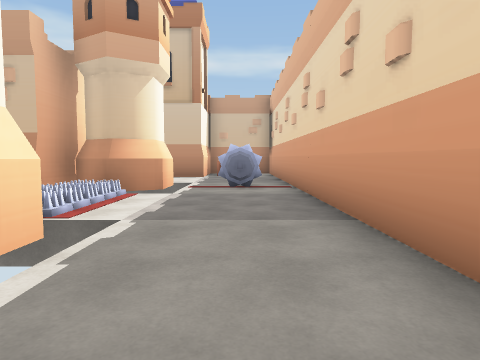
View 1 (above)

24 first-person views from a walk through a Unity game level. The camera is 1.3 m above the floor, tilts 4° down and sees 75° across. The floor is counted in squares, 2 m on a side. Each view is taken from the middle of a square. On the plan, view 1 faces up. The plan holds only what a view shows up to about 10 squares ahead; the rest is blank. The player character is not drawn.

View 2
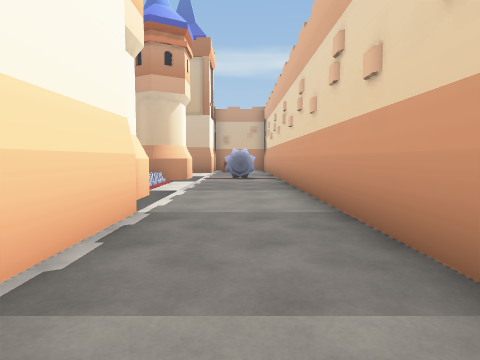

View 3
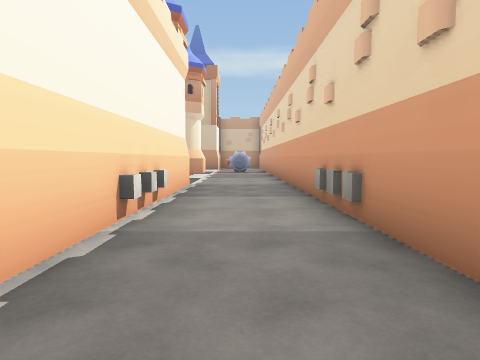

View 4
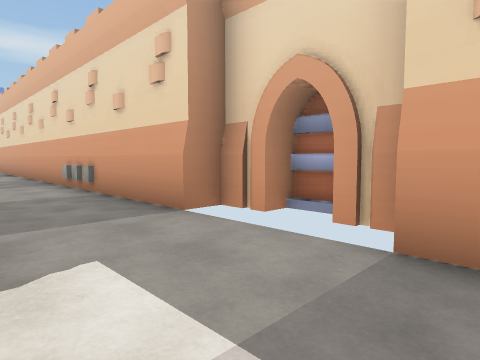

View 5
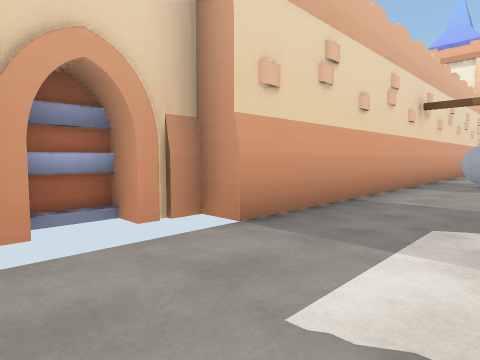

View 6
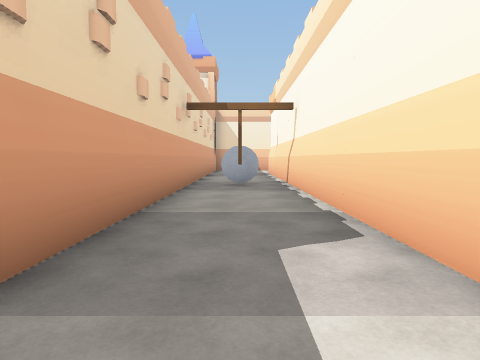

View 7
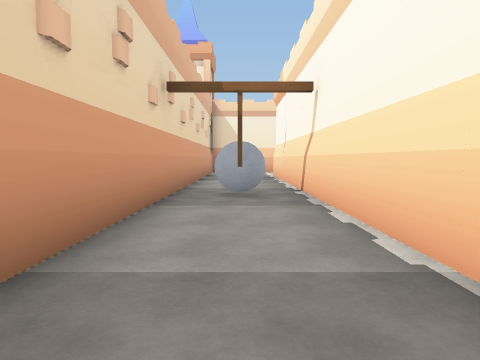

View 8
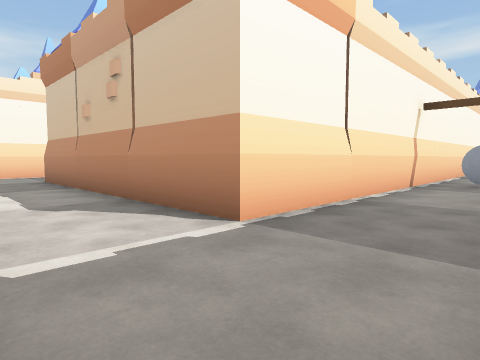

View 9
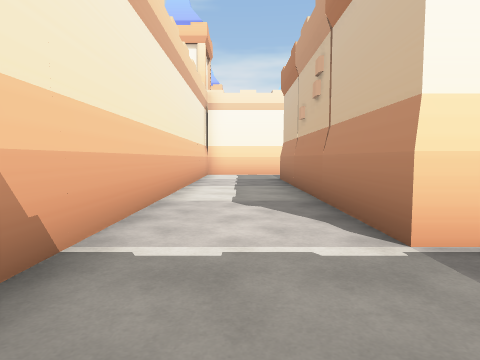

View 10
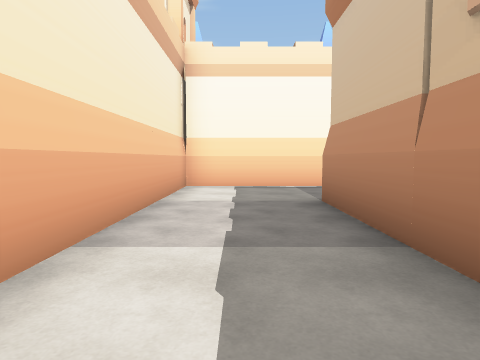

View 11
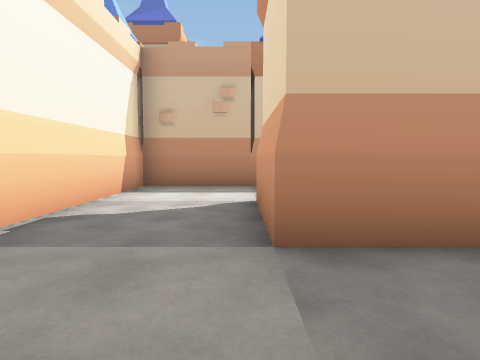

View 12
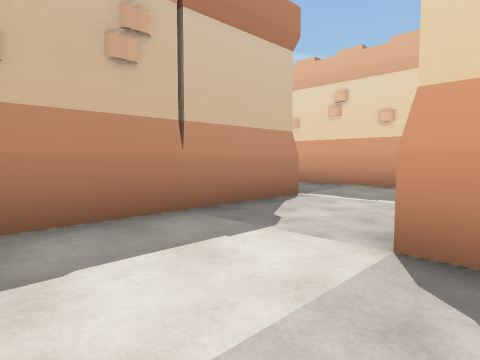

View 13
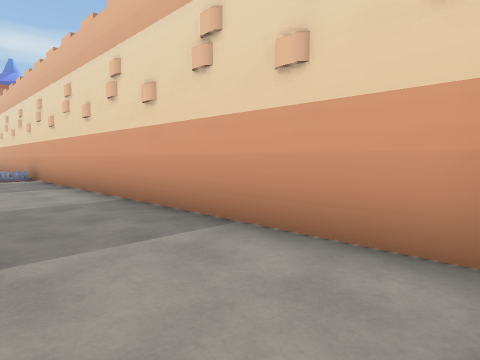

View 14
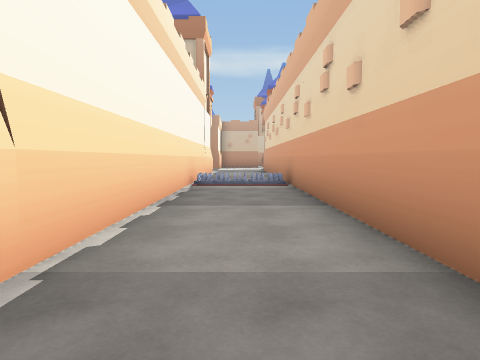

View 15
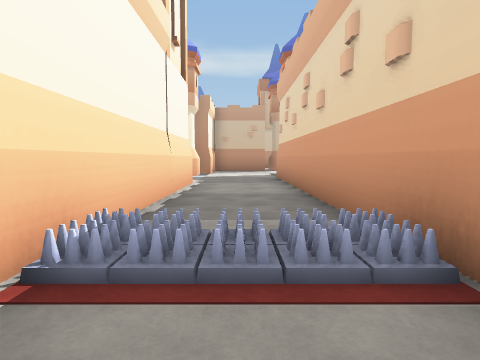

View 16
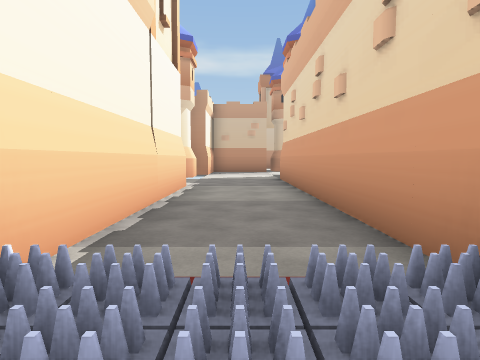

View 17
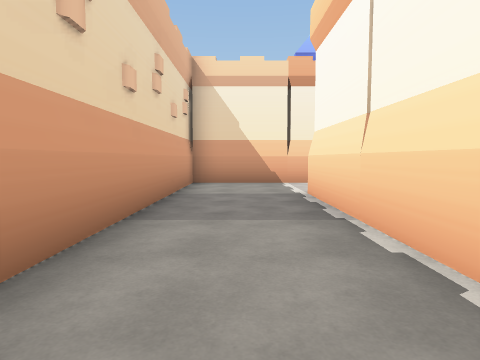

View 18
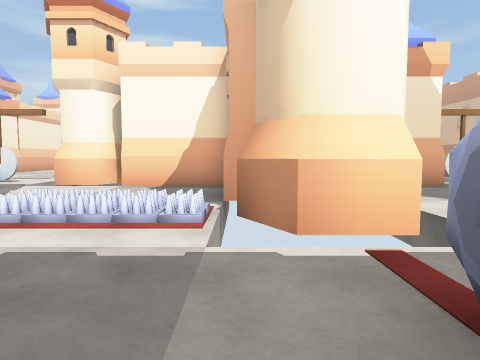

View 19
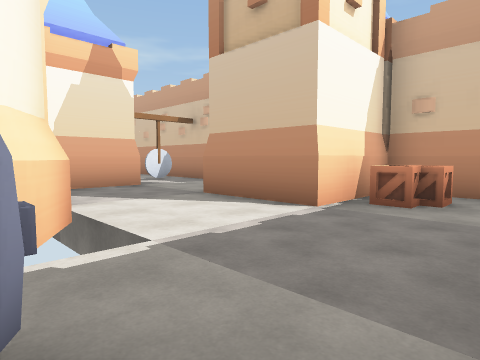

View 20
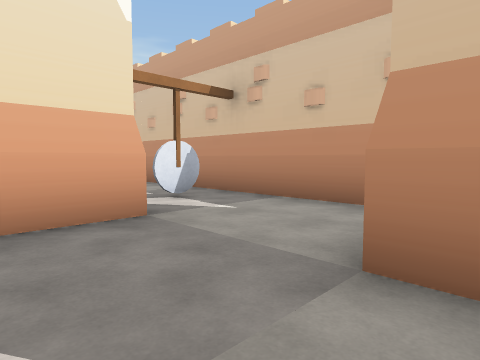

View 21
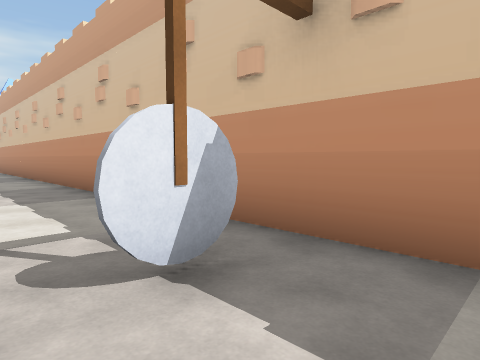

View 22
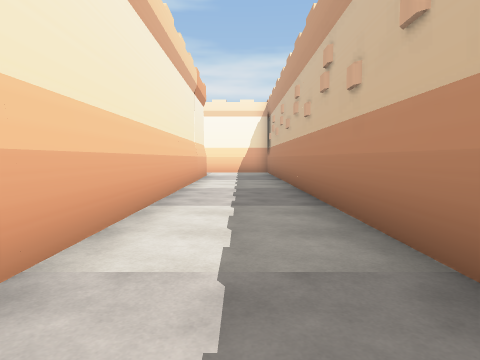

View 23
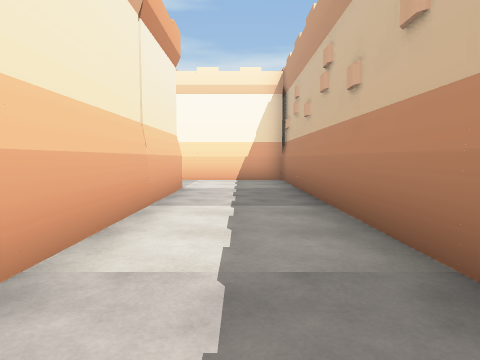

View 24
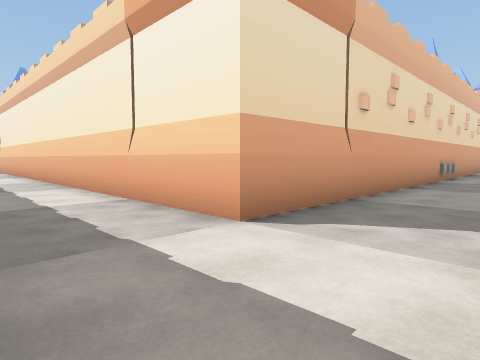

### Floor plan
Points are (right, up) in squares from view 1. A wall is a line through its corners. A room is listed if a view was taken in it or the views show most of it. See-through windows are left out.
Room 1 (views 1, 2, 3, 4, 5, 6, 7, 8, 9, 10, 11, 12, 13, 14, 15, 16, 17, 18, 19)
walls: (-1.3, -9.5) (-1.3, -21.7) (-8.7, -21.7) (-8.7, -19.2); (2.5, -7.6) (1.9, -7.6) (1.9, -6.8) (1.3, -6.8) (1.3, 10.1); (-6.2, -1.8) (-6.2, -16.8) (-11.3, -16.8) (-11.3, -24.2) (-0.5, -24.2); (-6.9, -19.3) (-3.7, -19.3) (-3.7, -0.4); (-1.3, 0.8) (-1.3, -5.5); (1.3, -19.9) (1.3, -9.3) (1.9, -9.3) (1.9, -8.5) (2.4, -8.5); (-1.6, 2.6) (-1.6, 1.8); (-6.2, 5.8) (-6.2, 3.2); (-1.5, 6.5) (-2.5, 6) (-3.3, 6.4); (-3.7, 7.4) (-3.7, 5.8); (0.2, 13.3) (-1.3, 13.3) (-1.3, 10.8)
ways out: opening at (-2.5, 9.5) to room 2; opening at (-5, -1); opening at (-5, 4)
objects: other object (-3, 7) to (-2, 7); other object (-1, -4); other object (-1, -3); other object (-1, -2); other object (0, -16); other object (0, 7); other object (0, 12); other object (1, -4); other object (1, -3); other object (1, -2); other object (2, -8) to (3, -8)
Room 2 (views 20, 21, 22, 23, 24)
walls: (-23.7, 1.1) (-23.7, 10.7) (-13.5, 10.7); (-2.5, 8) (-1.5, 7.5); (-6.2, 10.9) (-6.2, 9); (-10.4, 13.3) (-26.3, 13.3) (-26.3, 10.2); (-4.8, 13.3) (-8.8, 13.3); (-1.3, 10.8) (-3.8, 10.8)
ways out: opening at (-2.5, 9.5) to room 1
objects: other object (-24, 1); other object (-24, 2); other object (-24, 3); other object (-8, 12)

Where each view was taken, in squares from view 1:
view 1: 0 up, 0 right, facing up
view 2: 3 down, 0 right, facing up
view 3: 7 down, 0 right, facing up
view 4: 10 down, 1 left, facing up-right
view 5: 7 down, 1 left, facing down-right
view 6: 8 down, 0 right, facing down
view 7: 10 down, 0 right, facing down
view 8: 24 down, 1 right, facing up-left
view 9: 23 down, 1 right, facing left
view 10: 23 down, 4 left, facing left
view 11: 24 down, 9 left, facing up
view 12: 20 down, 11 left, facing up-right
view 13: 19 down, 6 left, facing up-right
view 14: 16 down, 5 left, facing up
view 15: 10 down, 5 left, facing up
view 16: 9 down, 5 left, facing up
view 17: 11 down, 5 left, facing down
view 18: 6 up, 1 right, facing left
view 19: 7 up, 1 right, facing up-left
view 20: 9 up, 3 left, facing up-left
view 21: 11 up, 6 left, facing up-left
view 22: 12 up, 12 left, facing left
view 23: 12 up, 17 left, facing left
view 24: 13 up, 26 left, facing down-right
